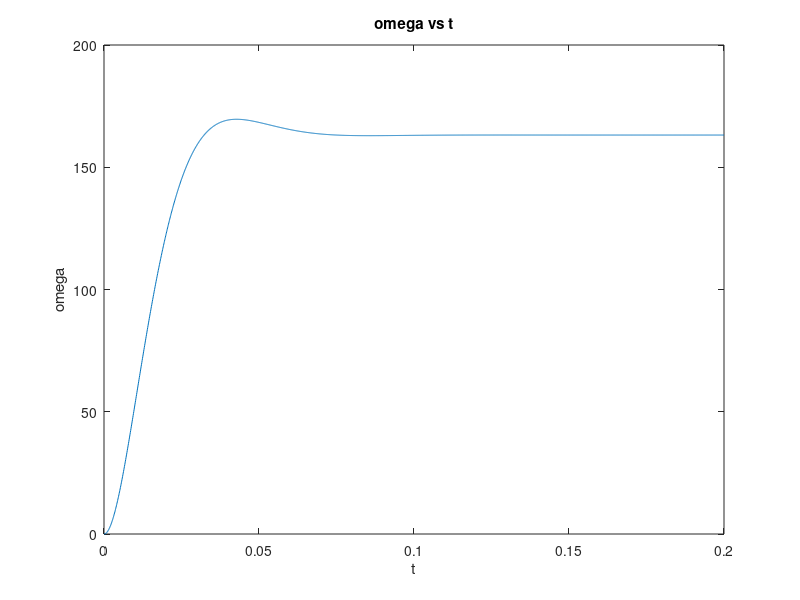
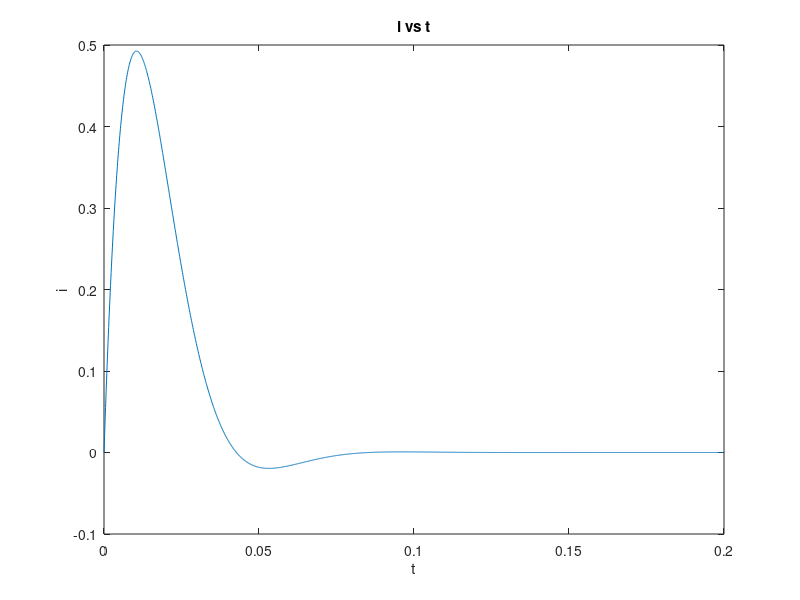
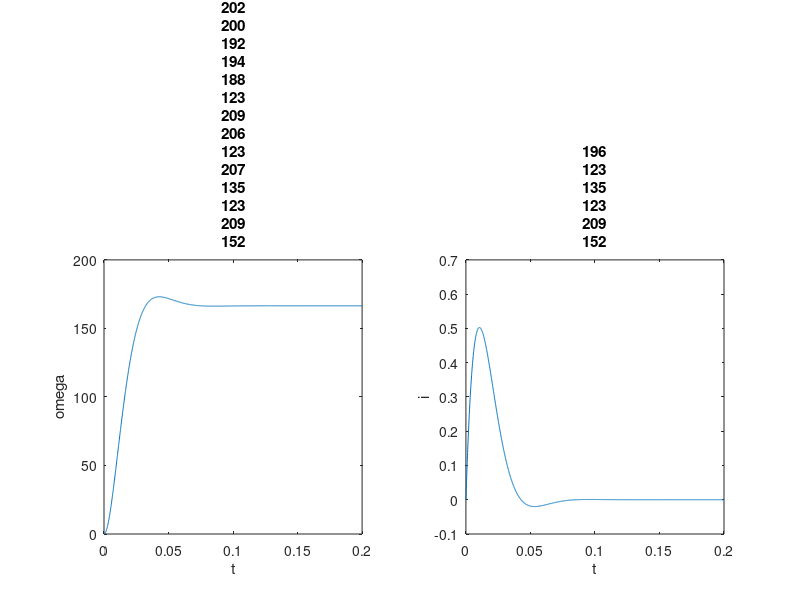
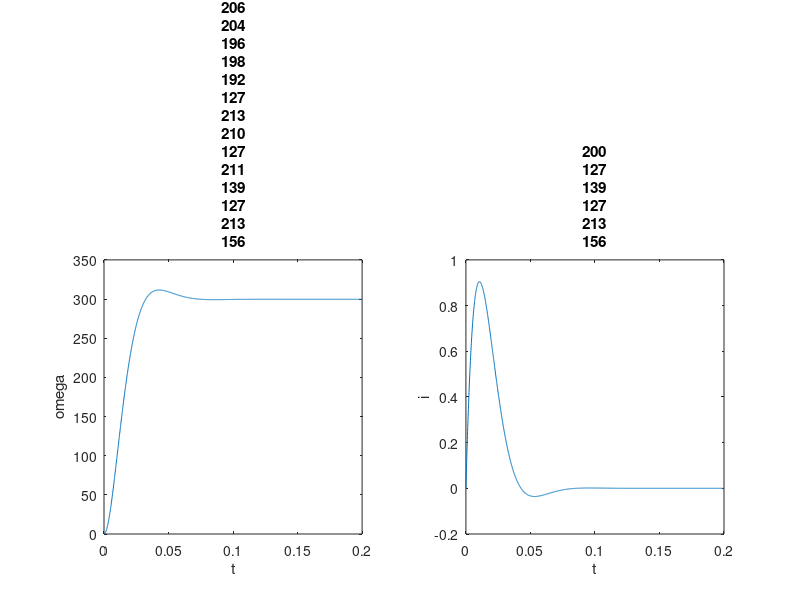

These charts were generated, in order, by the following MATLAB code:
%% parametros
k=30.03e-3;
j=1.9e-6;
L=4.3e-2;
R=6.5;
dt=0.0001;
t=0:dt:0.2;
%entradas del sistema
v=4.9;
%salidas del sistema
w=zeros(1,length(t));
i=zeros(1,length(t));
y=zeros(1,length(t));
w(1)=0;i(1)=0;y(1)=0;
%% ecuaciones
for n=2:length(t)
    y(n)=y(n-1)+dt*(k*v/(j*L)-R*y(n-1)/L-k^2*w(n-1)/(j*L));
    w(n)=w(n-1)+dt*y(n-1);
    i(n)=j*y(n)/k;
end
%% ploteo
close all
figure()
plot(t,w)
title("\omega vs t")
xlabel("t")
ylabel("\omega")
figure()
plot(t,i)
title("i vs t")
xlabel("t")
ylabel("i")
%% para valores diferentes de V
%entradas del sistema
v=[5 9 12 24 36];
%salidas del sistema
w=zeros(1,length(t));
i=zeros(1,length(t));
y=zeros(1,length(t));
w(1)=0;i(1)=0;y(1)=0;
%ecuaciones
for m=1:length(v)
    for n=2:length(t)
        y(n)=y(n-1)+dt*(k*v(m)/(j*L)-R*y(n-1)/L-k^2*w(n-1)/(j*L));
        w(n)=w(n-1)+dt*y(n-1);
        i(n)=j*y(n)/k;
    end
    %ploteo
    figure()
    subplot(1,2,1)
    plot(t,w)
    title("\omega vs t, v="+v(m)+"V")
    xlabel("t")
    ylabel("\omega")
    subplot(1,2,2)
    plot(t,i)
    title("i , v="+v(m)+"V")
    xlabel("t")
    ylabel("i")
end

